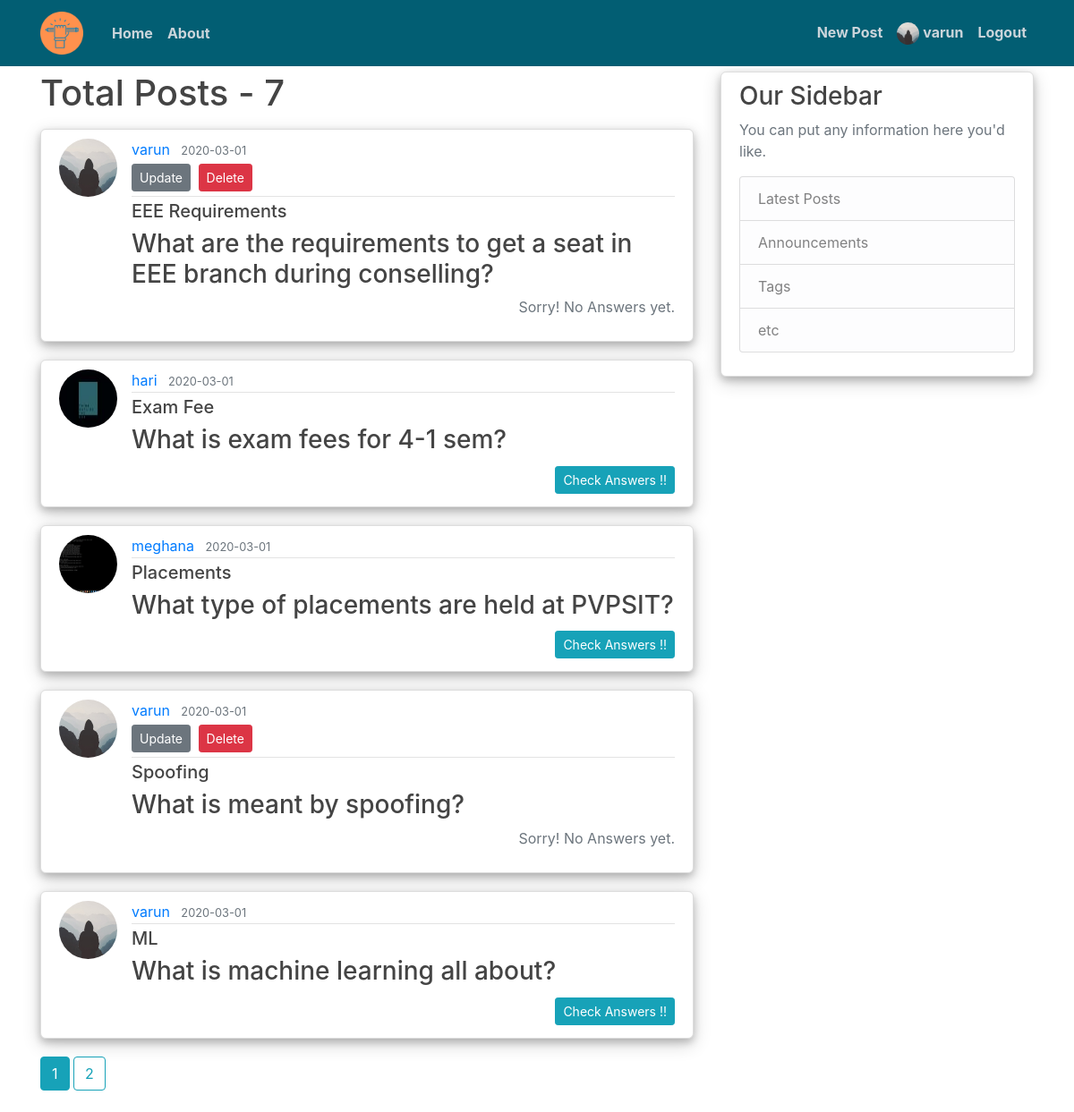
Page /user_posts (signed in) on the committed database.
### flaskApp/models.py (models this page shows, shortened)
class User(db.Model, UserMixin):
    id = db.Column(db.Integer, primary_key=True)
    username = db.Column(db.String(20), unique=True, nullable=False)
    email = db.Column(db.String(120), unique=True, nullable=False)
    designation = db.Column(db.String(50), nullable=False)
    dept = db.Column(db.String(150), nullable=False)
    image_file = db.Column(db.String(20), nullable=False, default='default.jpg')
    password = db.Column(db.String(60), nullable=False)
    is_admin = db.Column(db.Boolean, default=False, nullable=False)
    posts = db.relationship('Post', backref='author', lazy=True)
    answers = db.relationship('Answer', backref='author', lazy=True)

class Post(db.Model):
    id = db.Column(db.Integer, primary_key=True, autoincrement=True)
    title = db.Column(db.String(100), nullable=False)
    date_posted = db.Column(db.DateTime, nullable=False, default=datetime.utcnow)
    content = db.Column(db.Text, nullable=False)
    is_answered = db.Column(db.Boolean, default=False, nullable=False)
    answers = db.relationship('Answer', backref='post', lazy=True)
    user_id = db.Column(db.Integer, db.ForeignKey('user.id'), nullable=False)

### flaskApp/users/routes.py (the view)
@users.route("/user_posts")
def all_posts():
    page = request.args.get('page', 1, type=int)
    posts = Post.query\
        .order_by(Post.date_posted.desc())\
        .paginate(page=page, per_page=5)
    return render_template('user_posts.html', posts=posts, user=None, title='All Posts')

### flaskApp/models.py (called while the page is built)
@login_manager.user_loader
def load_user(user_id):
    return User.query.get(int(user_id))

### flaskApp/templates/user_posts.html (shortened to what this page needs)
{% extends "layout.html" %}
{% block content %}
  {% if user %}
    <h1 class="mb-3">Posts by {{ user.username }} ({{ posts.total }})</h1>
  {% else %}
    <h1 class="mb-3">Total Posts - {{ posts.total }}</h1>
  {% endif %}
    {% for post in posts.items %}
        <article class="media content-section">
          <img class="rounded-circle article-img" src="{{ url_for('static', filename='profile_pics/' + post.author.image_file) }}">
          <div class="media-body">
            <div class="article-metadata">
              <a class="mr-2" href="{{ url_for('users.user_posts', username=post.author.username) }}">{{ post.author.username }}</a>
              <small class="text-muted">{{ post.date_posted.strftime('%Y-%m-%d') }}</small>
              {% if post.author == current_user or current_user.is_admin == True %}
                <div>
                  {% if post.is_answered == False and current_user.is_admin==False %}
                    <a class="btn btn-secondary btn-sm mt-1 mb-1" href="{{ url_for('posts.update_post', post_id=post.id) }}">Update</a>
                    <button type="button" class="btn btn-danger btn-sm m-1" data-toggle="modal" data-target="#deleteModal">Delete</button>
                  {% endif %}
                    </div>
              {% endif %}
            </div>
            <h5><a class="article-title" href="{{ url_for('posts.post', post_id=post.id) }}">{{ post.title }}</a></h5>
            <h3 class="article-content">{{ post.content }}</h3>
            <div class="text-muted">
              {% if post.is_answered %}
                <a class="float-right btn btn-info btn-sm mt-1 mb-1" href="{{ url_for('posts.post', post_id=post.id) }}">Check Answers !!</a>
              {% else %}
                <p class="float-right">Sorry! No Answers yet.</p>
              {% endif %}
            </div>
          </div>
        </article>
    {% endfor %}
    {% for page_num in posts.iter_pages(left_edge=1, right_edge=1, left_current=1, right_current=2) %}
      {% if page_num %}
        {% if posts.page == page_num %}
          <a class="btn btn-info mb-4" href="{{ url_for('users.all_posts', page=page_num) }}">{{ page_num }}</a>
        {% else %}
          <a class="btn btn-outline-info mb-4" href="{{ url_for('users.all_posts', page=page_num) }}">{{ page_num }}</a>
        {% endif %}
      {% else %}
        ...
      {% endif %}
    {% endfor %}
{% endblock content %}

### flaskApp/templates/layout.html (shortened to what this page needs)
<!DOCTYPE html>
<html>
<head>
    <link rel="stylesheet" href="https://maxcdn.bootstrapcdn.com/bootstrap/4.0.0/css/bootstrap.min.css">
    <link rel="stylesheet" type="text/css" href="{{ url_for('static', filename='main.css') }}">
</head>
<body>
    <header class="site-header">
      <nav class="navbar navbar-expand-md navbar-dark bg-steel fixed-top">
        <div class="container">
          <a class="navbar-brand mr-4" href="/"><img src="{{url_for('static', filename='favicon.ico')}}"></a>
          <div class="collapse navbar-collapse" id="navbarToggle">
            <div class="navbar-nav mr-auto">
              <a class="nav-item nav-link" href="{{ url_for('main.home') }}">Home</a>
              <a class="nav-item nav-link" href="{{ url_for('main.about') }}">About</a>
            </div>
            <div class="navbar-nav">
              {% if current_user.is_authenticated %}
                {% if current_user.is_admin == True %}
                  <a class="nav-item nav-link" href="{{ url_for('users.all_posts') }}">All Posts</a>
                  <a class="nav-item nav-link" href="{{ url_for('users.admin_account') }}"><img class="rounded-circle" src="{{ url_for('static', filename='profile_pics/' + current_user.image_file) }}" height=25 width=25> {{ current_user.username }}</a>
                  <a class="nav-item nav-link" href="{{ url_for('users.logout') }}">Logout</a>
                {% else %}
                  <a class="nav-item nav-link" href="{{ url_for('posts.new_post') }}">New Post</a>
                  <a class="nav-item nav-link" href="{{ url_for('users.account') }}"><img class="rounded-circle" src="{{ url_for('static', filename='profile_pics/' + current_user.image_file) }}" height=25 width=25> {{ current_user.username }}</a>
                  <a class="nav-item nav-link" href="{{ url_for('users.logout') }}">Logout</a>
                {% endif %}
              {% else %}
                <a class="nav-item nav-link" href="{{ url_for('users.login') }}">Login</a>
                <a class="nav-item nav-link" href="{{ url_for('users.register') }}">Register</a>
              {% endif %}
            </div>
          </div>
        </div>
      </nav>
    </header>
    <main role="main" class="container">
      <div class="row">
        <div class="col-md-8">
          {% block content %}{% endblock %}
        </div>
        <div class="col-md-4">
          <div class="content-section">
            <h3>Our Sidebar</h3>
            <p class='text-muted'>You can put any information here you'd like.
              <ul class="list-group">
                <li class="list-group-item list-group-item-light">Latest Posts</li>
                <li class="list-group-item list-group-item-light">Announcements</li>
                <li class="list-group-item list-group-item-light">Tags</li>
                <li class="list-group-item list-group-item-light">etc</li>
              </ul>
            </p>
          </div>
        </div>
      </div>
    </main>
</body>
</html>

### flaskApp/static/main.css (style rules this page uses)
body { background: #ffffff; color: #333333; margin-top: 5rem; }
h1, h2, h3, h4, h5, h6 { color: #444444; }
.bg-steel { background-color: #025E73; }
.site-header .navbar-nav .nav-link { color: #cbd5db; font-weight: bold; }
.content-section { background: #ffffff; padding: 10px 20px; border: 1px solid #dddddd; border-radius: 6px; margin-bottom: 20px; box-shadow: 0 4px 8px 0 rgba(0, 0, 0, 0.2), 0 6px 20px 0 rgba(0, 0, 0, 0.19); }
.article-title { color: #444444; }
.article-content { white-space: pre-line; }
.article-img { height: 65px; width: 65px; margin-right: 16px; }
.article-metadata { padding-bottom: 1px; margin-bottom: 4px; border-bottom: 1px solid #e3e3e3 }

### rows in the picture
User: image_file (placeholder picture), username "varun"
Post: image_file (placeholder picture), author.username "varun", date_posted "2020-03-01", title "EEE Requirements", content "What are the requirements to get a seat in EEE branch during conselling?", is_answered "Sorry! No Answers yet."
Post: image_file (picture), author.username "hari", date_posted "2020-03-01", title "Exam Fee", content "What is exam fees for 4-1 sem?"
Post: image_file (picture), author.username "meghana", date_posted "2020-03-01", title "Placements", content "What type of placements are held at PVPSIT?"
Post: image_file (placeholder picture), author.username "varun", date_posted "2020-03-01", title "Spoofing", content "What is meant by spoofing?", is_answered "Sorry! No Answers yet."
Post: image_file (placeholder picture), author.username "varun", date_posted "2020-03-01", title "ML", content "What is machine learning all about?"

### other values in the picture
{{ posts.total }} "7"
{{ page_num }} "1"
{{ page_num }} "2"
